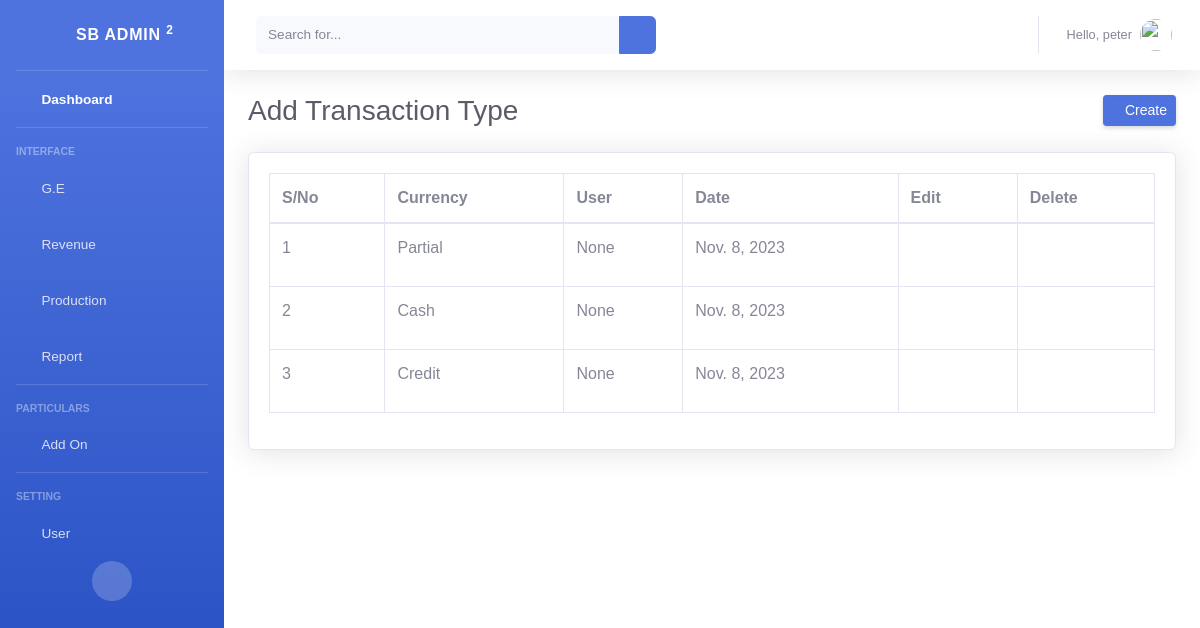
/transaction-type/ (signed in), run on the app's committed database.
### backend/models.py (models this page shows, shortened)
class Transaction_Type(models.Model):
	def generate_reference_number():
		prefix = 'TT'
		unique_digits = ''.join(random.sample(string.digits, k=6))
		return f'{prefix}-{unique_digits}'
	id 					= models.UUIDField(default=uuid.uuid4, unique=True, primary_key=True, editable=False)
	reference_number 	= models.CharField(max_length=200, default=generate_reference_number, blank=False, editable=False)
	user 				= models.ForeignKey(settings.AUTH_USER_MODEL, on_delete=models.SET_NULL, null=True, blank=False)
	name 				= models.CharField(max_length=200, blank=False)
	pub_date 			= models.DateField(default=date.today)

### backend/views.py (the view)
# urls.py: path('transaction-type/', views.transaction_type, name='transaction_type'),
def transaction_type(request):
	if request.user.is_authenticated:
		get_transaction = Transaction_Type.objects.all()
	else:
		return redirect('login')
	context = {
		'get_transaction' : get_transaction,
	}
	return render(request, 'backend/component/transaction_type/transaction_type_table.html', context)

### backend/templates/backend/component/transaction_type/transaction_type_table.html (shortened to what this page needs)
{% load static %}
{% include 'backend/header.html' %}
{% block content %}
    <div id="wrapper">
        {% include 'backend/sidebar.html' %}
        <div id="content-wrapper" class="d-flex flex-column">
            <div id="content" style="background-color: white;">
                {% include 'backend/navbar.html' %}
                <div class="container-fluid mt-4">
                    <div class="d-sm-flex align-items-center justify-content-between mb-4 mt-4">
                        <h1 class="h3 mb-0 text-gray-800">Add Transaction Type</h1>
                        <a href="{% url 'add_transaction_type' %}" class="d-none d-sm-inline-block btn btn-sm btn-primary shadow-sm">
                        <i class="fas fa-plus fa-sm text-white-50"></i> Create </a>
                    </div>
                    <div class="card shadow mb-4">
                        <div class="card-body">
                            <div class="table-responsive">
                                <table class="table table-bordered" id="dataTable" width="100%" cellspacing="0">
                                    <thead>
                                        <tr>
                                            <th>S/No</th>
                                            <th>Currency</th>
                                            <th>User</th>
                                            <th>Date</th>
                                            {% if request.user.is_superuser %}
                                            <th>Edit</th>
                                            {% endif %}
                                            {% if request.user.is_superuser %}
                                            <th>Delete</th>
                                            {% endif %}
                                        </tr>
                                    </thead>
                                    <tbody>
                                      {% for i in get_transaction %}
                                      <tr>
                                          <td>{{forloop.counter}}</td>
                                          <td>{{i.name}}</td>
                                          <td>{{i.user}}</td>
                                          <td>{{i.pub_date}}</td>
                                          {% if request.user.is_superuser %}
                                          <td>
                                          <a href="{% url 'edit_transaction_type' i.id %}" class="btn btn-inf0">
                                            <i class="fas fa-pen"></i>
                                          </a>
                                          </td>
                                          {% endif %}
                                          {% if request.user.is_superuser %}
                                          <td >
                                            <a href="{% url 'delete_transaction_type' i.id %}" class="btn btn-inf0">
                                            <i class="fas fa-trash"></i>
                                          </a>
                                          </td>
                                          {% endif %}
                                      </tr>
                                      {% endfor %}
                                    </tbody>
                                </table>
                            </div>
                        </div>
                    </div>
                </div>
            </div>
        </div>
    </div>
{% endblock content %}
{% include 'backend/footer.html' %}

### backend/templates/backend/navbar.html (shortened to what this page needs)
{% load static %}
    <nav class="navbar navbar-expand navbar-light bg-white topbar mb-4 static-top shadow">
        <form
            class="d-none d-sm-inline-block form-inline mr-auto ml-md-3 my-2 my-md-0 mw-100 navbar-search">
            <div class="input-group">
                <input type="text" class="form-control bg-light border-0 small" placeholder="Search for..."
                    aria-label="Search" aria-describedby="basic-addon2">
                <div class="input-group-append">
                    <button class="btn btn-primary" type="button">
                        <i class="fas fa-search fa-sm"></i>
                    </button>
                </div>
            </div>
        </form>
        <ul class="navbar-nav ml-auto">
            {% if request.user.is_authenticated %}
            <li class="nav-item dropdown no-arrow">
                <a class="nav-link dropdown-toggle" href="#" id="userDropdown" role="button"
                    data-toggle="dropdown" aria-haspopup="true" aria-expanded="false">
                    <span class="mr-2 d-none d-lg-inline text-gray-600 small">Hello, {{ request.user}}</span>
                    <img class="img-profile rounded-circle"
                        src="{% static 'img/undraw_profile.svg' %}">
                </a>
            </li>
            {% else %}
            <a class="dropdown-item" href="#" data-toggle="modal" data-target="#logoutModal">
                <i class="fas fa-sign-out-alt fa-sm fa-fw mr-2 text-gray-400"></i> Logout
            </a>
            {% endif %}
        </ul>
    </nav>

### static/css/apexcharts.css (style rules this page uses)
body { background: #343E59; color: #777; font-family: Montserrat, Arial, sans-serif; }
h1, h2, h3, h4, h5, h6, strong { font-weight: 600; }
.shadow { box-shadow: 0px 1px 15px 1px rgba(69, 65, 78, 0.08); }

### data on the page
Transaction_Type: name "Partial", user "None", pub_date "Nov. 8, 2023"
Transaction_Type: name "Cash", user "None", pub_date "Nov. 8, 2023"
Transaction_Type: name "Credit", user "None", pub_date "Nov. 8, 2023"

### other printed values
{{ request.user }} "peter"
